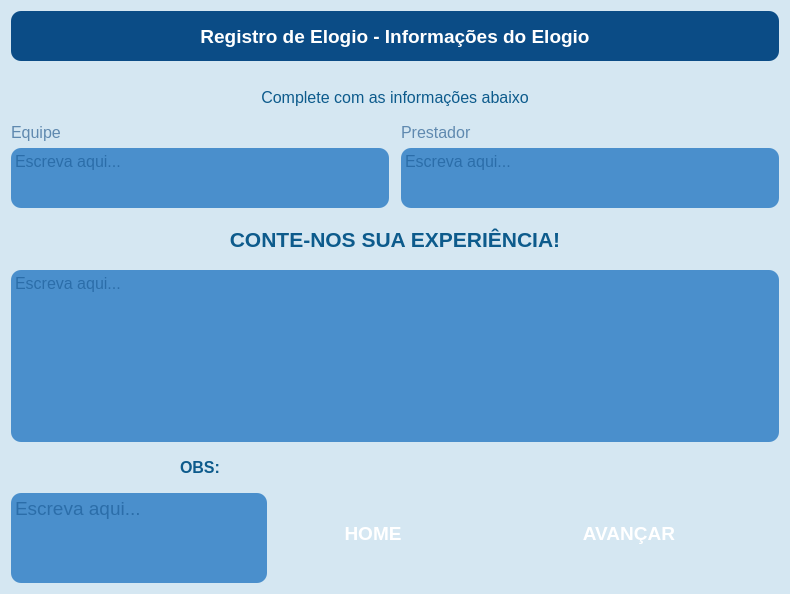
        <widget class="QFrame" name="frame_equipe_prestador">
         <property name="minimumSize">
          <size>
           <width>0</width>
           <height>0</height>
          </size>
         </property>
         <property name="maximumSize">
          <size>
           <width>16777215</width>
           <height>16777215</height>
          </size>
         </property>
         <property name="styleSheet">
          <string notr="true">background-color:#D5E7F2;
color: rgb(255, 255, 255);
border: rgb(0, 0, 127);
border-radius: 10px;</string>
         </property>
         <property name="frameShape">
          <enum>QFrame::NoFrame</enum>
         </property>
         <property name="frameShadow">
          <enum>QFrame::Raised</enum>
         </property>
         <layout class="QGridLayout" name="gridLayout_8">
          <item row="10" column="0">
           <widget class="QLabel" name="label_29">
            <property name="minimumSize">
             <size>
              <width>0</width>
              <height>0</height>
             </size>
            </property>
            <property name="font">
             <font>
              <pointsize>12</pointsize>
              <weight>75</weight>
              <bold>true</bold>
             </font>
            </property>
            <property name="styleSheet">
             <string notr="true">color: #0D5B8C;</string>
            </property>
            <property name="midLineWidth">
             <number>0</number>
            </property>
            <property name="text">
             <string>OBS:</string>
            </property>
            <property name="alignment">
             <set>Qt::AlignCenter</set>
            </property>
           </widget>
          </item>
          <item row="8" column="0" colspan="3">
           <widget class="QLabel" name="label_30">
            <property name="minimumSize">
             <size>
              <width>0</width>
              <height>40</height>
             </size>
            </property>
            <property name="font">
             <font>
              <pointsize>16</pointsize>
              <weight>75</weight>
              <bold>true</bold>
             </font>
            </property>
            <property name="acceptDrops">
             <bool>false</bool>
            </property>
            <property name="layoutDirection">
             <enum>Qt::LeftToRight</enum>
            </property>
            <property name="styleSheet">
             <string notr="true">color: #0D5B8C;
margin-top:10px;
</string>
            </property>
            <property name="text">
             <string>CONTE-NOS SUA EXPERIÊNCIA!</string>
            </property>
            <property name="alignment">
             <set>Qt::AlignCenter</set>
            </property>
           </widget>
          </item>
          <item row="6" column="0">
           <widget class="QPlainTextEdit" name="et_nome_eq_4">
            <property name="sizePolicy">
             <sizepolicy hsizetype="Expanding" vsizetype="Expanding">
              <horstretch>0</horstretch>
              <verstretch>0</verstretch>
             </sizepolicy>
            </property>
            <property name="minimumSize">
             <size>
              <width>0</width>
              <height>10</height>
             </size>
            </property>
            <property name="maximumSize">
             <size>
              <width>16777215</width>
              <height>60</height>
             </size>
            </property>
            <property name="font">
             <font>
              <pointsize>12</pointsize>
             </font>
            </property>
            <property name="styleSheet">
             <string notr="true">QPlainTextEdit {
color: rgb(11, 76, 134);
border-color: rgb(242, 163, 65);
background-color: rgb(74, 143, 204);
}
QPlainTextEdit:focus{
border: 3px solid #F2A341;
}</string>
            </property>
            <property name="frameShape">
             <enum>QFrame::NoFrame</enum>
            </property>
            <property name="tabChangesFocus">
             <bool>true</bool>
            </property>
            <property name="placeholderText">
             <string>Escreva aqui...</string>
            </property>
           </widget>
          </item>
          <item row="11" column="0" rowspan="2" colspan="3">
           <layout class="QHBoxLayout" name="horizontalLayout_7">
            <item>
             <widget class="QPlainTextEdit" name="et_obs_5">
              <property name="minimumSize">
               <size>
                <width>0</width>
                <height>0</height>
               </size>
              </property>
              <property name="maximumSize">
               <size>
                <width>16777215</width>
                <height>100</height>
               </size>
              </property>
              <property name="font">
               <font>
                <pointsize>14</pointsize>
               </font>
              </property>
              <property name="styleSheet">
               <string notr="true">QPlainTextEdit {
color: rgb(11, 76, 134);
border-color: rgb(242, 163, 65);
background-color: rgb(74, 143, 204);
margin-top:10px
}
QPlainTextEdit:focus{
border: 3px solid #F2A341;
}</string>
              </property>
              <property name="frameShape">
               <enum>QFrame::NoFrame</enum>
              </property>
              <property name="tabChangesFocus">
               <bool>true</bool>
              </property>
              <property name="placeholderText">
               <string>Escreva aqui...</string>
              </property>
             </widget>
            </item>
            <item>
             <widget class="QPushButton" name="btn_voltar_3">
              <property name="minimumSize">
               <size>
                <width>200</width>
                <height>50</height>
               </size>
              </property>
              <property name="maximumSize">
               <size>
                <width>16777215</width>
                <height>120</height>
               </size>
              </property>
              <property name="font">
               <font>
                <pointsize>14</pointsize>
                <weight>75</weight>
                <bold>true</bold>
               </font>
              </property>
              <property name="cursor">
               <cursorShape>PointingHandCursor</cursorShape>
              </property>
              <property name="styleSheet">
               <string notr="true">\a\QPushButton{
background-color: #F3AA3E;
color: #0D5B8C;
border-radius: 10px;
margin-top:10px
}
QPushButton:pressed{
border: 5px solid #0B4C86;
}\\a</string>
              </property>
              <property name="text">
               <string>HOME</string>
              </property>
             </widget>
            </item>
            <item>
             <widget class="QPushButton" name="btn_enviar_5">
              <property name="enabled">
               <bool>true</bool>
              </property>
              <property name="sizePolicy">
               <sizepolicy hsizetype="Minimum" vsizetype="Fixed">
                <horstretch>0</horstretch>
                <verstretch>0</verstretch>
               </sizepolicy>
              </property>
              <property name="minimumSize">
               <size>
                <width>300</width>
                <height>50</height>
               </size>
              </property>
              <property name="maximumSize">
               <size>
                <width>200</width>
                <height>120</height>
               </size>
              </property>
              <property name="font">
               <font>
                <pointsize>14</pointsize>
                <weight>75</weight>
                <bold>true</bold>
               </font>
              </property>
              <property name="focusPolicy">
               <enum>Qt::StrongFocus</enum>
              </property>
              <property name="styleSheet">
               <string notr="true">\a\QPushButton{
background-color: #F3AA3E;
color: #0D5B8C;
border-radius: 10px;
margin-top:10px
}
QPushButton:pressed{
border: 5px solid #0B4C86;
}\\a</string>
              </property>
              <property name="text">
               <string>AVANÇAR</string>
              </property>
              <property name="autoExclusive">
               <bool>true</bool>
              </property>
              <property name="autoDefault">
               <bool>true</bool>
              </property>
              <property name="default">
               <bool>false</bool>
              </property>
              <property name="flat">
               <bool>false</bool>
              </property>
             </widget>
            </item>
           </layout>
          </item>
          <item row="6" column="2">
           <widget class="QPlainTextEdit" name="et_nome_ag_4">
            <property name="sizePolicy">
             <sizepolicy hsizetype="Expanding" vsizetype="Expanding">
              <horstretch>0</horstretch>
              <verstretch>0</verstretch>
             </sizepolicy>
            </property>
            <property name="minimumSize">
             <size>
              <width>0</width>
              <height>0</height>
             </size>
            </property>
            <property name="maximumSize">
             <size>
              <width>16777215</width>
              <height>60</height>
             </size>
            </property>
            <property name="font">
             <font>
              <pointsize>12</pointsize>
             </font>
            </property>
            <property name="layoutDirection">
             <enum>Qt::LeftToRight</enum>
            </property>
            <property name="autoFillBackground">
             <bool>false</bool>
            </property>
            <property name="styleSheet">
             <string notr="true">QPlainTextEdit {
color: rgb(11, 76, 134);
border-color: rgb(242, 163, 65);
background-color: rgb(74, 143, 204);
}
QPlainTextEdit:focus{
border: 3px solid #F2A341;
}</string>
            </property>
            <property name="frameShape">
             <enum>QFrame::NoFrame</enum>
            </property>
            <property name="tabChangesFocus">
             <bool>true</bool>
            </property>
            <property name="placeholderText">
             <string>Escreva aqui...</string>
            </property>
           </widget>
          </item>
          <item row="9" column="0" colspan="3">
           <widget class="QPlainTextEdit" name="et_elogio_5">
            <property name="minimumSize">
             <size>
              <width>0</width>
              <height>100</height>
             </size>
            </property>
            <property name="maximumSize">
             <size>
              <width>16777215</width>
              <height>16777215</height>
             </size>
            </property>
            <property name="font">
             <font>
              <pointsize>12</pointsize>
             </font>
            </property>
            <property name="styleSheet">
             <string notr="true">QPlainTextEdit {
color: rgb(11, 76, 134);
border-color: rgb(242, 163, 65);
background-color: rgb(74, 143, 204);
margin-top: 10px;
margin-bottom: 10px;
}
QPlainTextEdit:focus{
border: 3px solid #F2A341;
}</string>
            </property>
            <property name="frameShape">
             <enum>QFrame::NoFrame</enum>
            </property>
            <property name="tabChangesFocus">
             <bool>true</bool>
            </property>
            <property name="placeholderText">
             <string>Escreva aqui...</string>
            </property>
           </widget>
          </item>
          <item row="0" column="0" colspan="3">
           <widget class="QLabel" name="label_31">
            <property name="enabled">
             <bool>true</bool>
            </property>
            <property name="minimumSize">
             <size>
              <width>0</width>
              <height>60</height>
             </size>
            </property>
            <property name="maximumSize">
             <size>
              <width>16777215</width>
              <height>85</height>
             </size>
            </property>
            <property name="font">
             <font>
              <pointsize>14</pointsize>
              <weight>75</weight>
              <bold>true</bold>
             </font>
            </property>
            <property name="layoutDirection">
             <enum>Qt::LeftToRight</enum>
            </property>
            <property name="styleSheet">
             <string notr="true">background-color: #0B4C86;
color: rgb(255, 255, 255);
border: #F2A341;
border-radius: 10px;
margin-bottom: 10px;</string>
            </property>
            <property name="frameShadow">
             <enum>QFrame::Plain</enum>
            </property>
            <property name="lineWidth">
             <number>1</number>
            </property>
            <property name="text">
             <string>Registro de Elogio - Informações do Elogio</string>
            </property>
            <property name="alignment">
             <set>Qt::AlignCenter</set>
            </property>
           </widget>
          </item>
          <item row="4" column="0" colspan="3">
           <widget class="QLabel" name="label_32">
            <property name="minimumSize">
             <size>
              <width>0</width>
              <height>40</height>
             </size>
            </property>
            <property name="maximumSize">
             <size>
              <width>16777215</width>
              <height>70</height>
             </size>
            </property>
            <property name="font">
             <font>
              <pointsize>12</pointsize>
             </font>
            </property>
            <property name="acceptDrops">
             <bool>false</bool>
            </property>
            <property name="layoutDirection">
             <enum>Qt::LeftToRight</enum>
            </property>
            <property name="styleSheet">
             <string notr="true">color: #0D5B8C;</string>
            </property>
            <property name="text">
             <string>Complete com as informações abaixo</string>
            </property>
            <property name="alignment">
             <set>Qt::AlignCenter</set>
            </property>
           </widget>
          </item>
          <item row="5" column="0">
           <widget class="QLabel" name="label_33">
            <property name="font">
             <font>
              <pointsize>12</pointsize>
             </font>
            </property>
            <property name="styleSheet">
             <string notr="true">color: #5f89af;</string>
            </property>
            <property name="text">
             <string>Equipe</string>
            </property>
           </widget>
          </item>
          <item row="5" column="2">
           <widget class="QLabel" name="label_34">
            <property name="font">
             <font>
              <pointsize>12</pointsize>
             </font>
            </property>
            <property name="styleSheet">
             <string notr="true">color: #5f89af;</string>
            </property>
            <property name="text">
             <string>Prestador</string>
            </property>
           </widget>
          </item>
         </layout>
        </widget>
